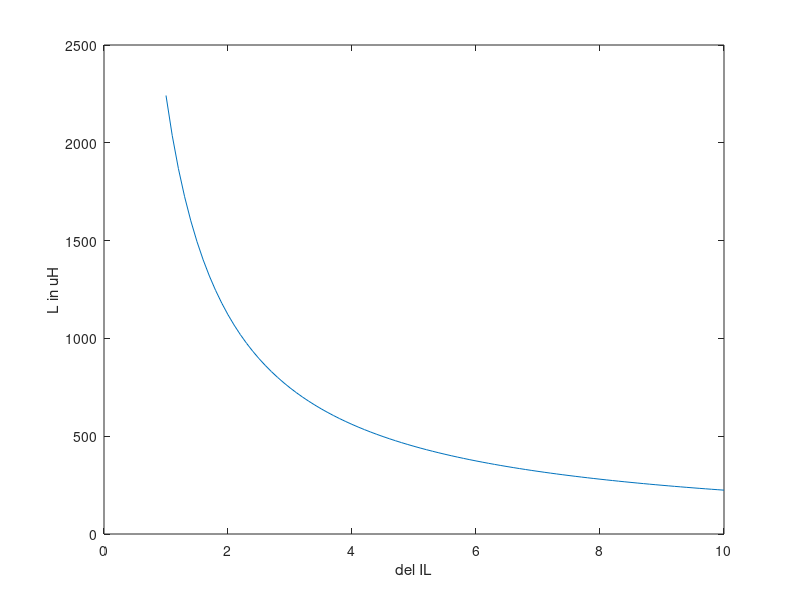

MATLAB code for this plot:
clear all;
close all;
clc;
T=[];
fs=40e3;
Ts=1/fs;
Vo=14.8;
Io=5.4;
Vomin=14.6;
Vomax=14.8;
Vdmax=21.7;
V_ripple=0.5e-2;
R=Vomax/Io;% Maximum Resistance Means Higher Critical Inductance
D=Vomin/Vdmax; %Minimum D means Max Lc
Lc=((R*Ts)*(1-D))*0.5; %Critical inductance
LL=10*Lc; % Inductor Value=324.2uH
del_Il=[.01:.001:.1];
for i=1:1:length(del_Il)
Lch(i)=((Vomax*(1-D)*Ts)/(del_Il(i)*Io));
end
plot(del_Il*100,(Lch*1e6))
xlabel('del IL')
ylabel('L in uH')
L=420e-6;%Chosen L value
rL=1.4e-3; % 12.4A current rating (datasheet)
del_IL=((Vomax*(1-D)*Ts)/L);
RC=(V_ripple*Vomax)/del_IL;
CC=(1e-5)/RC;
C=100e-6;
rc=.0015;